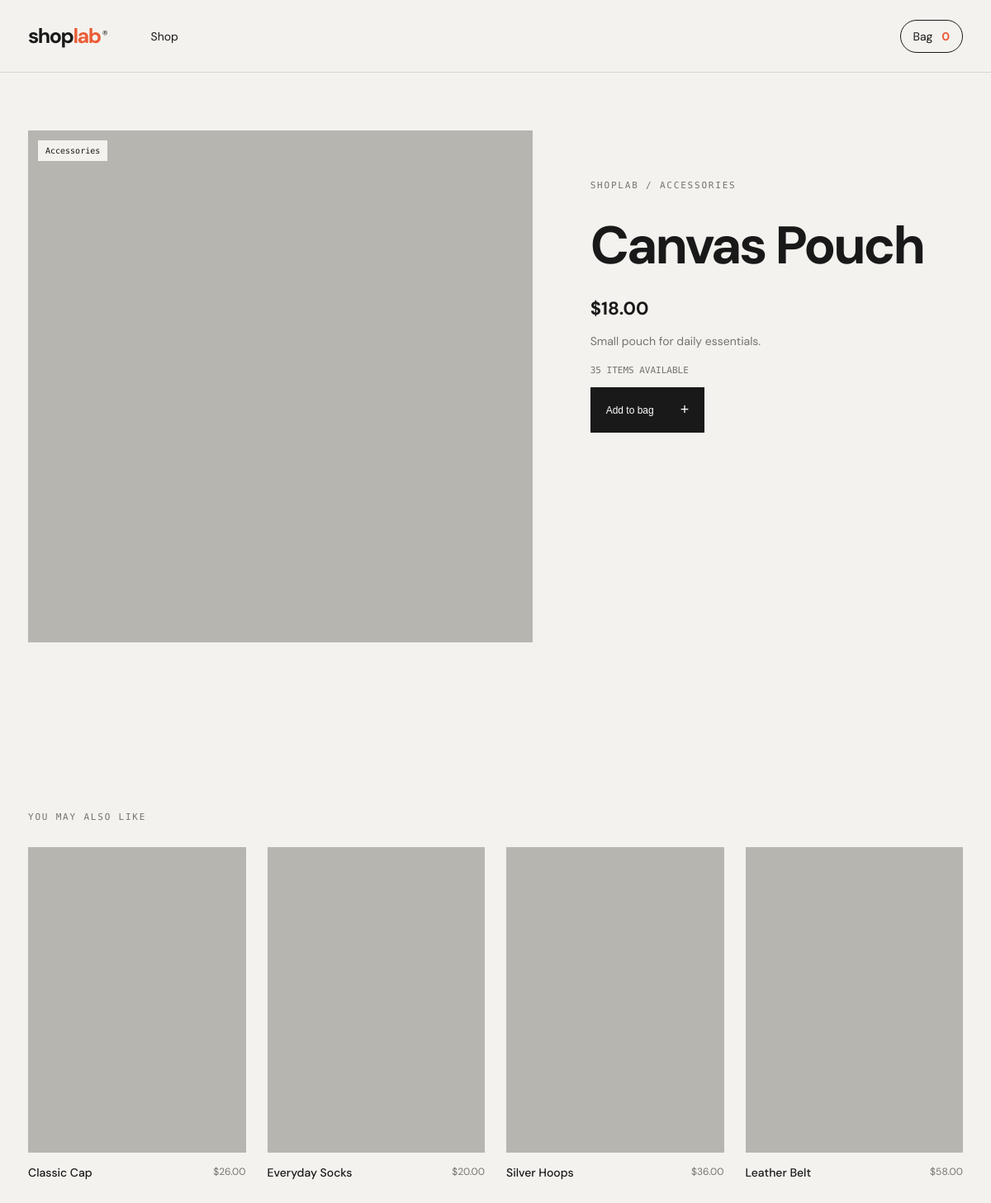
The page /product/19 on the database its author committed.
### tables this page shows
CREATE TABLE categories (
            id INTEGER PRIMARY KEY, name TEXT NOT NULL, description TEXT
        );

CREATE TABLE products (
            id INTEGER PRIMARY KEY, category_id INTEGER NOT NULL, name TEXT NOT NULL,
            description TEXT NOT NULL, price REAL NOT NULL, stock INTEGER NOT NULL,
            image_url TEXT, created_at TEXT DEFAULT CURRENT_TIMESTAMP,
            FOREIGN KEY(category_id) REFERENCES categories(id)
        );

### app.py (the view)
@app.get("/product/<int:product_id>")
def product_detail(product_id):
    product = db().execute(
        "SELECT p.*, c.name AS category FROM products p JOIN categories c ON c.id=p.category_id WHERE p.id=?",
        (product_id,),
    ).fetchone()
    if not product:
        return "Produk tidak ditemukan.", 404
    related = db().execute(
        "SELECT p.*, c.name AS category FROM products p JOIN categories c ON c.id=p.category_id WHERE p.category_id=? AND p.id!=? LIMIT 4",
        (product["category_id"], product_id),
    ).fetchall()
    return render_template("product_detail.html", product=product, related=related)

### app.py (called while the page is built)
def db():
    if "db" not in g:
        g.db = sqlite3.connect(DATABASE)
        g.db.row_factory = sqlite3.Row
        g.db.execute("PRAGMA foreign_keys = ON")
    return g.db

@app.before_request
def ensure_database():
    init_db()

def current_user():
    user_id = session.get("user_id")
    return db().execute("SELECT id,name,email,role FROM users WHERE id=?", (user_id,)).fetchone() if user_id else None

@app.context_processor
def inject_globals():
    return {"user": current_user(), "cart_count": sum(session.get("cart", {}).values())}

### templates/product_detail.html
<!doctype html>
<html lang="id">
<head><meta charset="utf-8"><meta name="viewport" content="width=device-width,initial-scale=1"><title>{{ product.name }} — ShopLab</title><link rel="stylesheet" href="{{ url_for('static', filename='style.css') }}"></head>
<body>
<nav class="nav wrap"><a class="brand" href="{{ url_for('home') }}">shop<span>lab</span><sup>®</sup></a><div class="nav-links"><a href="{{ url_for('home') }}">Shop</a></div><a class="bag" href="{{ url_for('cart') }}">Bag <b>{{ cart_count }}</b></a></nav>
<main class="product-page wrap">
  <div class="product-photo"><img src="{{ product.image_url }}" alt="{{ product.name }}"><span class="tag">{{ product.category }}</span></div>
  <section class="product-info"><p class="kicker">SHOPLAB / {{ product.category|upper }}</p><h1>{{ product.name }}</h1><strong>${{ '%.2f'|format(product.price) }}</strong><p>{{ product.description }}</p><p class="stock">{{ product.stock }} items available</p><form method="post" action="{{ url_for('add_to_cart', product_id=product.id) }}"><button class="dark-btn" type="submit">Add to bag <span>+</span></button></form></section>
</main>
{% if related %}<section class="catalog wrap"><p class="kicker">YOU MAY ALSO LIKE</p><div class="product-grid">{% for item in related %}<article class="product"><div class="product-image"><a href="{{ url_for('product_detail', product_id=item.id) }}"><img src="{{ item.image_url }}" alt="{{ item.name }}"></a></div><div class="product-meta"><h3><a href="{{ url_for('product_detail', product_id=item.id) }}">{{ item.name }}</a></h3><span>${{ '%.2f'|format(item.price) }}</span></div></article>{% endfor %}</div></section>{% endif %}
</body></html>

### static/style.css (style rules this page uses)
:root { --ink:#191919;--cream:#f4f2ee;--line:#d8d5cf;--orange:#eb5b35;--muted:#77736d }
* { box-sizing:border-box }
body { margin:0;background:var(--cream);color:var(--ink);font:14px 'DM Sans',sans-serif }
.wrap { max-width:1240px;margin:auto;padding-left:34px;padding-right:34px }
.nav { height:88px;display:flex;align-items:center;border-bottom:1px solid var(--line);gap:54px }
.brand { font-weight:700;font-size:25px;letter-spacing:-1.5px;text-decoration:none;color:var(--ink) }
.brand span { color:var(--orange) }
.brand sup { font:9px 'DM Mono';margin-left:3px }
.nav-links,.nav-actions { display:flex;align-items:center;gap:26px }
.nav-links { flex:1 }
.nav a { color:var(--ink);text-decoration:none }
.bag { border:1px solid var(--ink);padding:10px 15px;border-radius:20px }
.bag b { color:var(--orange);margin-left:7px }
.kicker { font:11px 'DM Mono';letter-spacing:1.8px;color:var(--muted);margin:0 0 25px }
.dark-btn { display:inline-flex;align-items:center;gap:32px;background:var(--ink);color:#fff;text-decoration:none;padding:17px 19px;font-size:12px;border:0;cursor:pointer }
.dark-btn span { font-size:18px }
.catalog { padding-top:115px;padding-bottom:120px }
.product-grid { display:grid;grid-template-columns:repeat(4,1fr);gap:26px;margin-top:30px }
.product-image { height:370px;background:#e5e2dc;position:relative;overflow:hidden }
.product-image img { width:100%;height:100%;object-fit:cover;mix-blend-mode:multiply }
.tag { position:absolute;top:12px;left:12px;background:var(--cream);font:10px 'DM Mono';padding:7px 9px }
.product-meta { display:flex;justify-content:space-between;margin-top:15px }
.product h3 { font-size:14px;margin:0;font-weight:500 }
.product-meta span,.product p { font-size:12px;color:var(--muted);margin:0 }
.product h3 a { color:inherit;text-decoration:none }
.product-page { display:grid;grid-template-columns:1.15fr .85fr;gap:70px;padding-top:70px;padding-bottom:90px }
.product-photo { background:#e5e2dc;height:620px;position:relative }
.product-photo img { width:100%;height:100%;object-fit:cover;mix-blend-mode:multiply }
.product-info { padding-top:60px }
.product-info h1 { font-size:64px;letter-spacing:-3px;margin:0 0 20px }
.product-info>strong { font-size:22px }
.product-info>p:not(.kicker) { line-height:1.7;color:var(--muted);max-width:420px }
.stock { font:11px 'DM Mono';text-transform:uppercase }

### rows shown on the page
categories: category "Accessories", category "ACCESSORIES"
products: name "Canvas Pouch", price "18.00", description "Small pouch for daily essentials.", stock "35"
products: name "Classic Cap", price "26.00"
products: name "Everyday Socks", price "20.00"
products: name "Silver Hoops", price "36.00"
products: name "Leather Belt", price "58.00"

### other values the page prints
{{ cart_count }} "0"
